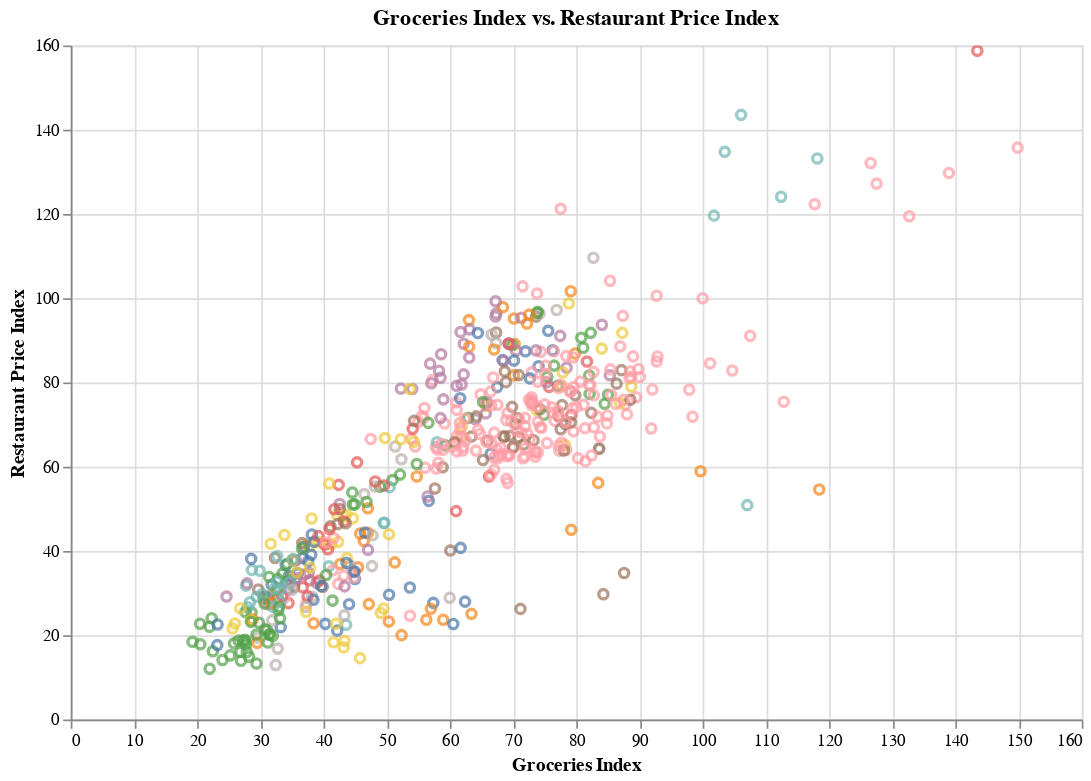

This figure's notebook cell:
### Code cell
# Scatter plot of Groceries vs. Restaurant Prices
chart = (
    df_cola.plot.point(
        x="Groceries Index",
        y="Restaurant Price Index",
        color=alt.Color("Country", legend=None),
        tooltip=["Groceries Index", "Restaurant Price Index", "City"]
    )
    .properties(
        width=600,
        height=400,
        title="Groceries Index vs. Restaurant Price Index"
    )
)

chart

### Figure 1 — Vega-Lite specification as saved in the notebook (floating-point values rounded to 4 significant figures; data arrays with more than 128 entries replaced by an {"elided": "..."} marker saying what was removed)
{"config": {"view": {"continuousWidth": 300, "continuousHeight": 300}}, "data": {"name": "data-bcbafcea07663be3e453681d693afc37"}, "mark": {"type": "point", "tooltip": true}, "encoding": {"color": {"field": "Country", "legend": null, "type": "nominal"}, "tooltip": [{"field": "Groceries Index", "type": "quantitative"}, {"field": "Restaurant Price Index", "type": "quantitative"}, {"field": "City", "type": "nominal"}], "x": {"field": "Groceries Index", "type": "quantitative"}, "y": {"field": "Restaurant Price Index", "type": "quantitative"}}, "height": 400, "params": [{"name": "param_3", "select": {"type": "interval", "encodings": ["x", "y"]}, "bind": "scales"}], "title": "Groceries Index vs. Restaurant Price Index", "width": 600, "$schema": "https://vega.github.io/schema/vega-lite/v5.20.1.json", "datasets": {"data-bcbafcea07663be3e453681d693afc37": {"elided": "540 records"}}}
